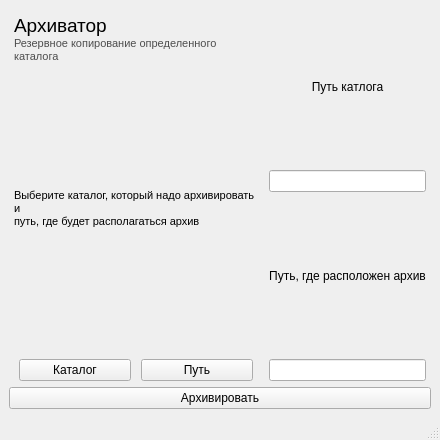
<?xml version="1.0" encoding="UTF-8"?>
<ui version="4.0">
 <class>MainWindow</class>
 <widget class="QMainWindow" name="MainWindow">
  <property name="geometry">
   <rect>
    <x>0</x>
    <y>0</y>
    <width>440</width>
    <height>440</height>
   </rect>
  </property>
  <property name="windowTitle">
   <string>MainWindow</string>
  </property>
  <widget class="QWidget" name="centralwidget">
   <layout class="QGridLayout" name="gridLayout">
    <item row="0" column="0">
     <layout class="QGridLayout" name="gridLayout_2">
      <item row="0" column="0">
       <widget class="QTextEdit" name="textEdit">
        <property name="focusPolicy">
         <enum>Qt::NoFocus</enum>
        </property>
        <property name="styleSheet">
         <string notr="true">background-color: rgba(0, 0, 0, 0);</string>
        </property>
        <property name="html">
         <string>&lt;!DOCTYPE HTML PUBLIC &quot;-//W3C//DTD HTML 4.0//EN&quot; &quot;http://www.w3.org/TR/REC-html40/strict.dtd&quot;&gt;
&lt;html&gt;&lt;head&gt;&lt;meta name=&quot;qrichtext&quot; content=&quot;1&quot; /&gt;&lt;style type=&quot;text/css&quot;&gt;
p, li { white-space: pre-wrap; }
&lt;/style&gt;&lt;/head&gt;&lt;body style=&quot; font-family:'MS Shell Dlg 2'; font-size:8.25pt; font-weight:400; font-style:normal;&quot;&gt;
&lt;p style=&quot; margin-top:0px; margin-bottom:0px; margin-left:0px; margin-right:0px; -qt-block-indent:0; text-indent:0px;&quot;&gt;&lt;span style=&quot; font-size:14pt;&quot;&gt;Архиватор&lt;/span&gt;&lt;/p&gt;
&lt;p style=&quot; margin-top:0px; margin-bottom:0px; margin-left:0px; margin-right:0px; -qt-block-indent:0; text-indent:0px;&quot;&gt;&lt;span style=&quot; font-family:'YS Text','system-ui','-apple-system','Segoe UI','Roboto','Ubuntu','Cantarell','Noto Sans','sans-serif'; font-size:8pt; color:#4d4d4d;&quot;&gt;Резервное копирование определенного каталога&lt;/span&gt;&lt;/p&gt;
&lt;p style=&quot;-qt-paragraph-type:empty; margin-top:0px; margin-bottom:0px; margin-left:0px; margin-right:0px; -qt-block-indent:0; text-indent:0px; font-family:'YS Text','system-ui','-apple-system','Segoe UI','Roboto','Ubuntu','Cantarell','Noto Sans','sans-serif'; font-size:8pt; color:#4d4d4d;&quot;&gt;&lt;br /&gt;&lt;/p&gt;&lt;/body&gt;&lt;/html&gt;</string>
        </property>
       </widget>
      </item>
      <item row="1" column="0">
       <widget class="QTextEdit" name="textEdit_2">
        <property name="focusPolicy">
         <enum>Qt::NoFocus</enum>
        </property>
        <property name="styleSheet">
         <string notr="true">background-color: rgba(0, 0, 0, 0);</string>
        </property>
        <property name="html">
         <string>&lt;!DOCTYPE HTML PUBLIC &quot;-//W3C//DTD HTML 4.0//EN&quot; &quot;http://www.w3.org/TR/REC-html40/strict.dtd&quot;&gt;
&lt;html&gt;&lt;head&gt;&lt;meta name=&quot;qrichtext&quot; content=&quot;1&quot; /&gt;&lt;style type=&quot;text/css&quot;&gt;
p, li { white-space: pre-wrap; }
&lt;/style&gt;&lt;/head&gt;&lt;body style=&quot; font-family:'MS Shell Dlg 2'; font-size:8.25pt; font-weight:400; font-style:normal;&quot;&gt;
&lt;p style=&quot; margin-top:0px; margin-bottom:0px; margin-left:0px; margin-right:0px; -qt-block-indent:0; text-indent:0px;&quot;&gt;Выберите каталог, который надо архивировать и &lt;/p&gt;
&lt;p style=&quot; margin-top:0px; margin-bottom:0px; margin-left:0px; margin-right:0px; -qt-block-indent:0; text-indent:0px;&quot;&gt;путь, где будет располагаться архив&lt;/p&gt;&lt;/body&gt;&lt;/html&gt;</string>
        </property>
       </widget>
      </item>
      <item row="2" column="0">
       <layout class="QHBoxLayout" name="horizontalLayout" stretch="1,1">
        <property name="spacing">
         <number>10</number>
        </property>
        <property name="sizeConstraint">
         <enum>QLayout::SetDefaultConstraint</enum>
        </property>
        <property name="leftMargin">
         <number>10</number>
        </property>
        <property name="rightMargin">
         <number>10</number>
        </property>
        <item>
         <widget class="QPushButton" name="btn_source">
          <property name="text">
           <string>Каталог</string>
          </property>
         </widget>
        </item>
        <item>
         <widget class="QPushButton" name="btn_dest">
          <property name="text">
           <string>Путь</string>
          </property>
         </widget>
        </item>
       </layout>
      </item>
     </layout>
    </item>
    <item row="0" column="1">
     <layout class="QVBoxLayout" name="verticalLayout_2">
      <property name="rightMargin">
       <number>5</number>
      </property>
      <item>
       <widget class="QLabel" name="label">
        <property name="layoutDirection">
         <enum>Qt::LeftToRight</enum>
        </property>
        <property name="frameShadow">
         <enum>QFrame::Plain</enum>
        </property>
        <property name="text">
         <string>Путь катлога</string>
        </property>
        <property name="alignment">
         <set>Qt::AlignCenter</set>
        </property>
       </widget>
      </item>
      <item>
       <widget class="QLineEdit" name="line_source">
        <property name="focusPolicy">
         <enum>Qt::NoFocus</enum>
        </property>
       </widget>
      </item>
      <item>
       <widget class="QLabel" name="label_2">
        <property name="text">
         <string>Путь, где расположен архив</string>
        </property>
        <property name="alignment">
         <set>Qt::AlignCenter</set>
        </property>
       </widget>
      </item>
      <item>
       <widget class="QLineEdit" name="line_dest">
        <property name="focusPolicy">
         <enum>Qt::NoFocus</enum>
        </property>
       </widget>
      </item>
     </layout>
    </item>
    <item row="1" column="0" colspan="2">
     <widget class="QPushButton" name="btn_archive">
      <property name="text">
       <string>Архивировать</string>
      </property>
     </widget>
    </item>
   </layout>
  </widget>
  <widget class="QMenuBar" name="menubar">
   <property name="geometry">
    <rect>
     <x>0</x>
     <y>0</y>
     <width>440</width>
     <height>21</height>
    </rect>
   </property>
  </widget>
  <widget class="QStatusBar" name="statusbar"/>
 </widget>
 <resources/>
 <connections/>
</ui>
